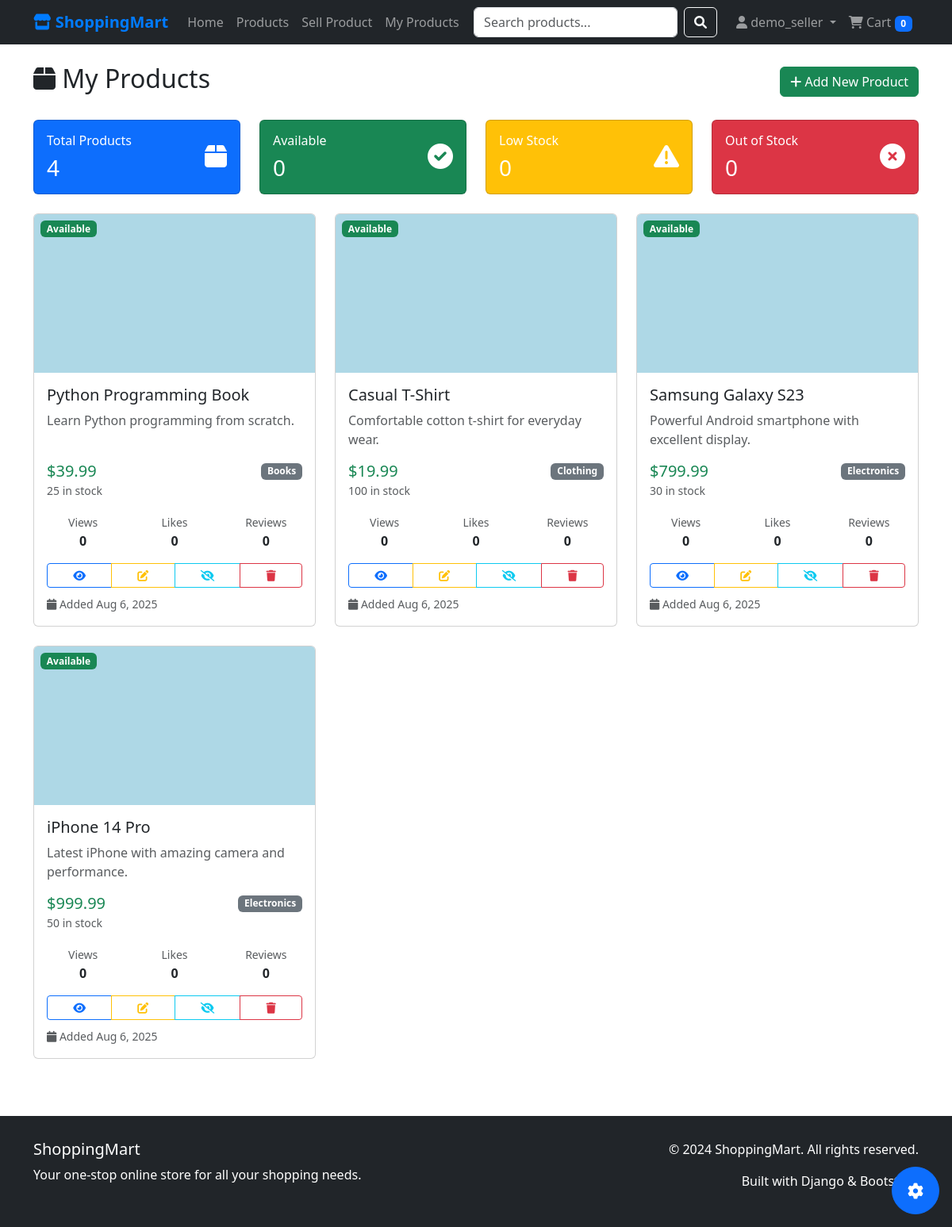
Page /products/my-products/ (signed in) on the committed database.
### products/models.py (models this page shows, shortened)
class Product(models.Model):
    name = models.CharField(max_length=200)
    description = models.TextField()
    price = models.DecimalField(max_digits=10, decimal_places=2)
    category = models.ForeignKey(Category, on_delete=models.CASCADE)
    image = models.ImageField(upload_to='product_pics', default='default_product.jpg')
    stock = models.PositiveIntegerField(default=0)
    available = models.BooleanField(default=True)
    created_at = models.DateTimeField(auto_now_add=True)
    updated_at = models.DateTimeField(auto_now=True)
    seller = models.ForeignKey(User, on_delete=models.CASCADE)

class Category(models.Model):
    name = models.CharField(max_length=100, unique=True)
    description = models.TextField(blank=True)
    created_at = models.DateTimeField(auto_now_add=True)
    class Meta:
        verbose_name_plural = 'Categories'

### products/views.py (the view)
# urls.py: path('my-products/', views.my_products, name='my_products'),
def my_products(request):
    if not request.user.is_authenticated:
        return redirect('accounts:login')
    products = Product.objects.filter(seller=request.user).order_by('-created_at')
    paginator = Paginator(products, 10)
    page_number = request.GET.get('page')
    page_obj = paginator.get_page(page_number)
    return render(request, 'products/my_products.html', {'page_obj': page_obj})

### templates/products/my_products.html (shortened to what this page needs)
{% extends 'base.html' %}
{% block content %}
<div class="row mb-4">
    <div class="col-12">
        <div class="d-flex justify-content-between align-items-center">
            <h2><i class="fas fa-box"></i> My Products</h2>
            <a href="{% url 'products:create' %}" class="btn btn-success">
                <i class="fas fa-plus"></i> Add New Product
            </a>
        </div>
    </div>
</div>
<div class="row mb-4">
    <div class="col-md-3">
        <div class="card bg-primary text-white">
            <div class="card-body">
                <div class="d-flex justify-content-between">
                    <div>
                        <h6 class="card-title">Total Products</h6>
                        <h3 class="mb-0">{{ page_obj.paginator.count }}</h3>
                    </div>
                    <div class="align-self-center">
                        <i class="fas fa-box fa-2x"></i>
                    </div>
                </div>
            </div>
        </div>
    </div>
    <div class="col-md-3">
        <div class="card bg-success text-white">
            <div class="card-body">
                <div class="d-flex justify-content-between">
                    <div>
                        <h6 class="card-title">Available</h6>
                        <h3 class="mb-0">{{ available_count|default:0 }}</h3>
                    </div>
                    <div class="align-self-center">
                        <i class="fas fa-check-circle fa-2x"></i>
                    </div>
                </div>
            </div>
        </div>
    </div>
    <div class="col-md-3">
        <div class="card bg-warning text-white">
            <div class="card-body">
                <div class="d-flex justify-content-between">
                    <div>
                        <h6 class="card-title">Low Stock</h6>
                        <h3 class="mb-0">{{ low_stock_count|default:0 }}</h3>
                    </div>
                    <div class="align-self-center">
                        <i class="fas fa-exclamation-triangle fa-2x"></i>
                    </div>
                </div>
            </div>
        </div>
    </div>
    <div class="col-md-3">
        <div class="card bg-danger text-white">
            <div class="card-body">
                <div class="d-flex justify-content-between">
                    <div>
                        <h6 class="card-title">Out of Stock</h6>
                        <h3 class="mb-0">{{ out_of_stock_count|default:0 }}</h3>
                    </div>
                    <div class="align-self-center">
                        <i class="fas fa-times-circle fa-2x"></i>
                    </div>
                </div>
            </div>
        </div>
    </div>
</div>
{% if page_obj %}
    <div class="row">
        {% for product in page_obj %}
        <div class="col-lg-4 col-md-6 mb-4">
            <div class="card h-100">
                <div class="position-relative">
                    <img src="{{ product.image.url }}" class="card-img-top" alt="{{ product.name }}"
                         style="height: 200px; object-fit: cover;">
                    {% if not product.available %}
                        <span class="position-absolute top-0 start-0 badge bg-secondary m-2">Disabled</span>
                    {% elif product.stock == 0 %}
                        <span class="position-absolute top-0 start-0 badge bg-danger m-2">Out of Stock</span>
                    {% elif product.stock <= 5 %}
                        <span class="position-absolute top-0 start-0 badge bg-warning m-2">Low Stock</span>
                    {% else %}
                        <span class="position-absolute top-0 start-0 badge bg-success m-2">Available</span>
                    {% endif %}
                </div>
                <div class="card-body d-flex flex-column">
                    <h5 class="card-title">{{ product.name|truncatewords:5 }}</h5>
                    <p class="card-text text-muted flex-grow-1">{{ product.description|truncatewords:15 }}</p>
                    <div class="mb-3">
                        <div class="d-flex justify-content-between align-items-center">
                            <span class="h5 text-success mb-0">${{ product.price }}</span>
                            <span class="badge bg-secondary">{{ product.category.name }}</span>
                        </div>
                        <small class="text-muted">{{ product.stock }} in stock</small>
                    </div>
                    <div class="mb-3">
                        <div class="row text-center">
                            <div class="col-4">
                                <small class="text-muted">Views</small>
                                <div><strong>{{ product.views|default:0 }}</strong></div>
                            </div>
                            <div class="col-4">
                                <small class="text-muted">Likes</small>
                                <div><strong>{{ product.productlike_set.count }}</strong></div>
                            </div>
                            <div class="col-4">
                                <small class="text-muted">Reviews</small>
                                <div><strong>{{ product.reviews.count }}</strong></div>
                            </div>
                        </div>
                    </div>
                    <div class="mt-auto">
                        <div class="btn-group w-100" role="group">
                            <a href="{% url 'products:detail' product.pk %}" class="btn btn-outline-primary btn-sm" title="View">
                                <i class="fas fa-eye"></i>
                            </a>
                            <a href="{% url 'products:update' product.pk %}" class="btn btn-outline-warning btn-sm" title="Edit">
                                <i class="fas fa-edit"></i>
                            </a>
                            <button class="btn btn-outline-info btn-sm" onclick="toggleAvailability({{ product.pk }})" title="Toggle Availability">
                                {% if product.available %}
                                    <i class="fas fa-eye-slash"></i>
                                {% else %}
                                    <i class="fas fa-eye"></i>
                                {% endif %}
                            </button>
                            <a href="{% url 'products:delete' product.pk %}" class="btn btn-outline-danger btn-sm" title="Delete">
                                <i class="fas fa-trash"></i>
                            </a>
                        </div>
                        <div class="mt-2">
                            <small class="text-muted">
                                <i class="fas fa-calendar"></i> Added {{ product.created_at|date:"M j, Y" }}
                            </small>
                        </div>
                    </div>
                </div>
            </div>
        </div>
        {% endfor %}
    </div>
{% endif %}
<div class="position-fixed bottom-0 end-0 p-3" style="z-index: 1050;">
    <div class="dropdown dropup">
        <button class="btn btn-primary rounded-circle" type="button" data-bs-toggle="dropdown"
                style="width: 60px; height: 60px;">
            <i class="fas fa-cog fa-lg"></i>
        </button>
    </div>
</div>
{% endblock %}

### templates/base.html (shortened to what this page needs)
<!DOCTYPE html>
<html lang="en">
<head>
    <link href="https://cdn.jsdelivr.net/npm/bootstrap@5.3.0/dist/css/bootstrap.min.css" rel="stylesheet">
    <link rel="stylesheet" href="https://cdnjs.cloudflare.com/ajax/libs/font-awesome/6.0.0/css/all.min.css">
</head>
<body>
    <nav class="navbar navbar-expand-lg navbar-dark bg-dark">
        <div class="container">
            <a class="navbar-brand" href="{% url 'home' %}">
                <i class="fas fa-store"></i> ShoppingMart
            </a>
            <div class="collapse navbar-collapse" id="navbarNav">
                <ul class="navbar-nav me-auto">
                    <li class="nav-item">
                        <a class="nav-link" href="{% url 'home' %}">Home</a>
                    </li>
                    <li class="nav-item">
                        <a class="nav-link" href="{% url 'products:list' %}">Products</a>
                    </li>
                    {% if user.is_authenticated %}
                        <li class="nav-item">
                            <a class="nav-link" href="{% url 'products:create' %}">Sell Product</a>
                        </li>
                        <li class="nav-item">
                            <a class="nav-link" href="{% url 'products:my_products' %}">My Products</a>
                        </li>
                    {% endif %}
                </ul>
                <form class="d-flex me-3" method="get" action="{% url 'products:list' %}">
                    <input class="form-control me-2" type="search" name="q" placeholder="Search products..."
                           value="{{ request.GET.q }}" aria-label="Search">
                    <button class="btn btn-outline-light" type="submit">
                        <i class="fas fa-search"></i>
                    </button>
                </form>
                <ul class="navbar-nav">
                    {% if user.is_authenticated %}
                        <li class="nav-item dropdown">
                            <a class="nav-link dropdown-toggle" href="#" id="navbarDropdown" role="button"
                               data-bs-toggle="dropdown" aria-expanded="false">
                                <i class="fas fa-user"></i> {{ user.username }}
                            </a>
                        </li>
                        <li class="nav-item">
                            <a class="nav-link" href="#">
                                <i class="fas fa-shopping-cart"></i> Cart
                                <span class="badge bg-primary">0</span>
                            </a>
                        </li>
                    {% endif %}
                </ul>
            </div>
        </div>
    </nav>
    <main class="container mt-4">
        {% block content %}{% endblock %}
    </main>
    <footer class="footer bg-dark text-white mt-5">
        <div class="container">
            <div class="row">
                <div class="col-md-6">
                    <h5>ShoppingMart</h5>
                    <p>Your one-stop online store for all your shopping needs.</p>
                </div>
                <div class="col-md-6 text-md-end">
                    <p>&copy; 2024 ShoppingMart. All rights reserved.</p>
                    <p>Built with Django & Bootstrap</p>
                </div>
            </div>
        </div>
    </footer>
</body>
</html>

### templates/base.html (style rules this page uses)
.navbar-brand { font-weight: bold; color: #007bff !important; }
.footer { margin-top: 50px; padding: 30px 0; background-color: #343a40; color: white; }

### rows in the picture
Product: image (placeholder picture), available "Available", name "Python Programming Book", description "Learn Python programming from scratch.", price "39.99", category.name "Books", stock "25", views "0", productlike_set.count "0", reviews.count "0", created_at "Aug 6, 2025"
Product: image (placeholder picture), available "Available", name "Casual T-Shirt", description "Comfortable cotton t-shirt for everyday wear.", price "19.99", category.name "Clothing", stock "100", views "0", productlike_set.count "0", reviews.count "0", created_at "Aug 6, 2025"
Product: image (placeholder picture), available "Available", name "Samsung Galaxy S23", description "Powerful Android smartphone with excellent display.", price "799.99", category.name "Electronics", stock "30", views "0", productlike_set.count "0", reviews.count "0", created_at "Aug 6, 2025"
Product: image (placeholder picture), available "Available", name "iPhone 14 Pro", description "Latest iPhone with amazing camera and performance.", price "999.99", category.name "Electronics", stock "50", views "0", productlike_set.count "0", reviews.count "0", created_at "Aug 6, 2025"

### other values in the picture
{{ user.username }} "demo_seller"
{{ page_obj.paginator.count }} "4"
{{ available_count|default:0 }} "0"
{{ low_stock_count|default:0 }} "0"
{{ out_of_stock_count|default:0 }} "0"
